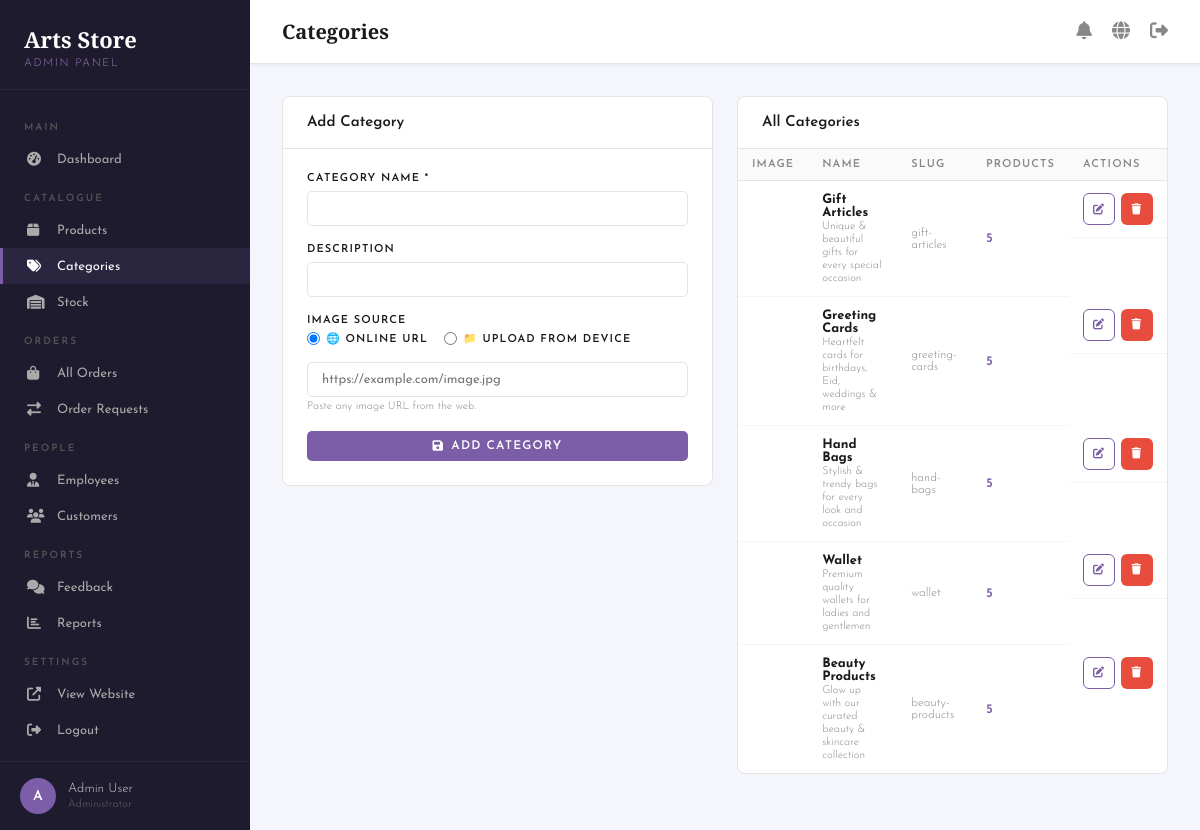
Screenshot of /admin/categories.php (signed in) with the database file from the repository.
### tables this page shows
CREATE TABLE categories (
  cat_id INT(11) NOT NULL AUTO_INCREMENT PRIMARY KEY,
  cat_name VARCHAR(100) NOT NULL, 
  cat_slug VARCHAR(100) NOT NULL UNIQUE,
  cat_desc VARCHAR(255),
  cat_image VARCHAR(255),
  created_at DATETIME DEFAULT CURRENT_TIMESTAMP
);

### admin/categories.php (the view, shortened to what this page needs)
<?php
require_once 'includes/auth.php';
$edit = null;
$cats = $conn->query("SELECT c.*, (SELECT COUNT(*) FROM products p WHERE p.cat_id=c.cat_id) as prod_count FROM categories c ORDER BY c.cat_id");
?>
<div class="grid-2" style="align-items:start;">
<div class="panel" style="position:sticky;top:80px;">
  <div class="panel-header">
    <h3><?php echo $edit ? 'Edit Category' : 'Add Category'; ?></h3>
  </div>
  <div class="panel-body">
    <form method="POST" enctype="multipart/form-data">
      <div class="form-group">
        <label>Category Name *</label>
        <input class="form-control" type="text" name="cat_name" required
               value="<?php echo htmlspecialchars($edit['cat_name'] ?? ''); ?>"/>
      </div>
      <div class="form-group">
        <label>Description</label>
        <input class="form-control" type="text" name="cat_desc"
               value="<?php echo htmlspecialchars($edit['cat_desc'] ?? ''); ?>"/>
      </div>
      <div class="form-group">
        <label style="margin-bottom:6px;display:block;">Image Source</label>
        <div style="display:flex;gap:16px;margin-bottom:10px;">
          <label style="cursor:pointer;display:flex;align-items:center;gap:6px;">
            <input type="radio" name="img_source" value="url" id="img_url_radio"
                   onchange="toggleImgSource('url')"/> 🌐 Online URL
          </label>
          <label style="cursor:pointer;display:flex;align-items:center;gap:6px;">
            <input type="radio" name="img_source" value="local" id="img_local_radio"
                   onchange="toggleImgSource('local')"/> 📁 Upload from device
          </label>
        </div>
        <div id="img_url_wrap">
          <input class="form-control" type="text" name="cat_image" id="cat_image_url"
                 placeholder="https://example.com/image.jpg"
                 value="<?php echo htmlspecialchars($edit['cat_image'] ?? ''); ?>"/>
          <small style="color:var(--gray);font-size:11px;">Paste any image URL from the web.</small>
        </div>
      </div>
      <button type="submit" class="btn btn-purple" style="width:100%;justify-content:center;">
        <i class="fas fa-save"></i> <?php echo $edit ? 'Update Category' : 'Add Category'; ?>
      </button>
    </form>
  </div>
</div>
<div class="panel">
  <div class="panel-header"><h3>All Categories</h3></div>
  <table class="dash-table">
    <thead>
      <tr><th>Image</th><th>Name</th><th>Slug</th><th>Products</th><th>Actions</th></tr>
    </thead>
    <tbody>
      <?php if($cats && $cats->num_rows > 0): while($c = $cats->fetch_assoc()):
      ?>
      <tr>
        <td>
        </td>
        <td>
          <strong><?php echo htmlspecialchars($c['cat_name']); ?></strong><br/>
          <span style="font-size:11px;color:var(--gray);"><?php echo htmlspecialchars($c['cat_desc'] ?? ''); ?></span>
        </td>
        <td style="font-size:12px;color:var(--gray);"><?php echo htmlspecialchars($c['cat_slug']); ?></td>
        <td style="font-weight:600;color:var(--purple);"><?php echo (int)$c['prod_count']; ?></td>
        <td style="display:flex;gap:6px;">
          <a href="categories.php?edit=<?php echo $c['cat_id']; ?>"
             class="btn btn-sm btn-icon btn-outline-purple" title="Edit">
            <i class="fas fa-edit"></i>
          </a>
          <a href="categories.php?delete=<?php echo $c['cat_id']; ?>"
             class="btn btn-sm btn-icon btn-red confirm-delete" title="Delete">
            <i class="fas fa-trash"></i>
          </a>
        </td>
      </tr>
      <?php endwhile; endif; ?>
    </tbody>
  </table>
</div>
</div>
<?php require_once 'includes/footer.php'; ?>

### css/dashboard.css (style rules this page uses)
*, *::before, *::after { box-sizing: border-box; margin: 0; padding: 0; }
:root { --purple: #7B5EA7; --purple2: #9B7BC0; --purple-light: #f0ebf8; --dark: #1a1a1a; --sidebar: #1e1b2e; --sidebar2: #2a2640; --white: #ffffff; --bg: #f4f6fb; --border: #e4e4e4; --gray: #888; --green: #27ae60; --red: #e74c3c; --orange: #f39c12; --blue: #2980b9; }
body { font-family: 'Josefin Sans', sans-serif; font-weight: 300; background: var(--bg); color: var(--dark); min-height: 100vh; }
a { text-decoration: none; color: inherit; }
.panel { background: #fff; border: 1px solid var(--border); border-radius: 8px; margin-bottom: 24px; }
.panel-header { display: flex; align-items: center; justify-content: space-between; padding: 18px 24px; border-bottom: 1px solid var(--border); }
.panel-header h3 { font-size: 15px; font-weight: 600; color: var(--dark); }
.panel-body { padding: 24px; }
.dash-table { width: 100%; border-collapse: collapse; font-size: 13px; }
.dash-table th { text-align: left; padding: 10px 14px; background: #fafafa; border-bottom: 1px solid var(--border); font-size: 11px; font-weight: 600; letter-spacing: .1em; text-transform: uppercase; color: var(--gray); }
.dash-table td { padding: 12px 14px; border-bottom: 1px solid #f5f5f5; vertical-align: middle; }
.dash-table tr:last-child td { border-bottom: none; }
.btn { display: inline-flex; align-items: center; gap: 7px; padding: 9px 20px; border-radius: 5px; font-family: 'Josefin Sans', sans-serif; font-size: 12px; font-weight: 600; letter-spacing: .1em; text-transform: uppercase; cursor: pointer; transition: all .2s; border: none; }
.btn-purple { background: var(--purple); color: #fff; }
.btn-red { background: var(--red); color: #fff; }
.btn-outline-purple { background: transparent; color: var(--purple); border: 1px solid var(--purple); }
.btn-sm { padding: 5px 12px; font-size: 11px; }
.btn-icon { width: 32px; height: 32px; padding: 0; justify-content: center; border-radius: 6px; }
.form-group { margin-bottom: 18px; }
.form-group label { display: block; font-size: 11px; font-weight: 600; letter-spacing: .1em; text-transform: uppercase; color: var(--dark); margin-bottom: 7px; }
.form-control { width: 100%; padding: 10px 14px; border: 1px solid var(--border); border-radius: 5px; font-family: 'Josefin Sans', sans-serif; font-size: 13px; background: #fff; color: var(--dark); outline: none; transition: border-color .2s; }
.grid-2 { display: grid; grid-template-columns: 1fr 1fr; gap: 24px; }

### rows the page displays
categories: cat_name "Gift Articles", cat_desc "Unique & beautiful gifts for every special occasion", cat_slug "gift-articles", prod_count "5"
categories: cat_name "Greeting Cards", cat_desc "Heartfelt cards for birthdays, Eid, weddings & more", cat_slug "greeting-cards", prod_count "5"
categories: cat_name "Hand Bags", cat_desc "Stylish & trendy bags for every look and occasion", cat_slug "hand-bags", prod_count "5"
categories: cat_name "Wallet", cat_desc "Premium quality wallets for ladies and gentlemen", cat_slug "wallet", prod_count "5"
categories: cat_name "Beauty Products", cat_desc "Glow up with our curated beauty & skincare collection", cat_slug "beauty-products", prod_count "5"

### other values shown
substr($_SESSION['admin_name']??'A',0,1) "A"
$_SESSION['admin_name'] "Admin User"
$page_title "Categories"
